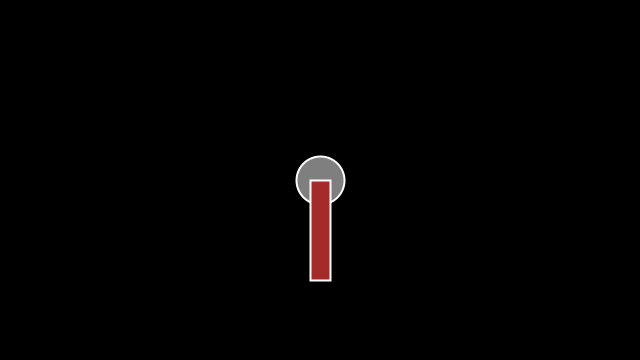
Frame 1 (no input)
Frame 60 (the mouse pressed at the canvas centre just before this capture): identical to frame 1, image omitted
Frame 120 (the mouse held since frame 60 and released just before this capture): identical to frame 1, image omitted

The Processing sketch that drew this single still picture (run headless with seeded random() and noise(); from frame 60 on, the mouse is pressed at the canvas centre):

// Processing sketch: sketch_3_1
// ── sketch_3_1.pde
Ball b;
Catapult cat;

boolean release = false;

void setup() {
  size(640, 360);
  b = new Ball();
  cat = new Catapult();
}

void draw() {
  background(0);
  b.display(); //display ball
  cat.display(); // display catapult

  if (release) {
    b.shoot();
  }

  if (b.loc.y > height) {
    b.checkWindow(); // Ball Reset
    release = false;
  }
}

void mouseClicked() {
  release = true;
}

// ── Ball.pde
class Ball {
  PVector loc, v, g;

  Ball() {
    loc = new PVector(width/2, height/2); //The current location of the ball (init)
    v = new PVector(3, -4.1); // The velocity of the ball
    g = new PVector(0, 0.2); // The Gravity of the ball
  }

  void display() {
    // Display circle at location vector
    stroke(255);
    strokeWeight(2);
    fill(127);
    ellipse(loc.x, loc.y, 48, 48);
  }

  void shoot() {
    loc.add(v); // Add velocity to the location.
    v.add(g); // Add gravity to velocity
  }

  void checkWindow() {
    loc.set(width/2, height/2);
    v.set(3, -4.1);
    g.set(0, 0.2);
  }
}

// ── Catapult.pde
class Catapult {
  
  Catapult() {
    //Empty constructor
  }
  
  //Set the init values for the catapult
  void display() {
    fill(165, 42, 42);
    rectMode(CENTER);
    rect(width/2, height/2+50, 20, 100);
  }
}
